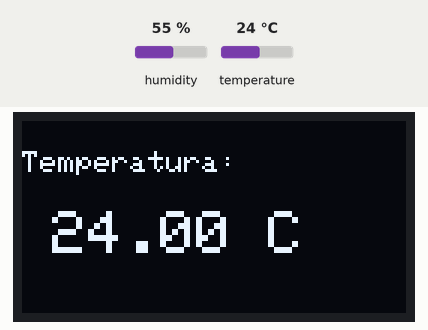
Recording of a program running on a simulated ESP32-S3. Parts: 128×64 one-colour display. The inputs (shaded band) are chosen by the test bench; at power-on: temperature 24 °C, humidity 55 %. WiFi joins after 1.5 s; servers stay silent unless stated; what the program prints to the serial monitor is not drawn.

Above: at 3.2 s.
3.3 s: temperature set to 12 °C
At 4.9 s:
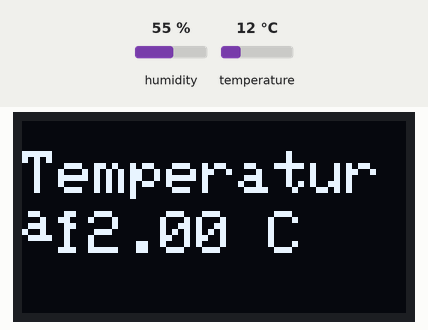
6.1 s: temperature set to 19 °C
At 6.7 s:
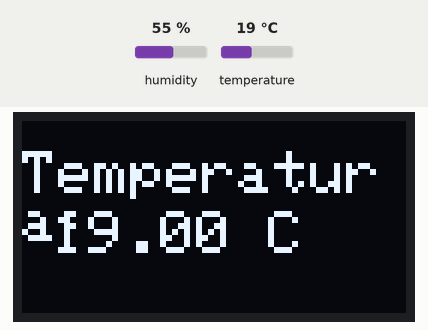
8.9 s: temperature set to 28 °C
At 11.6 s:
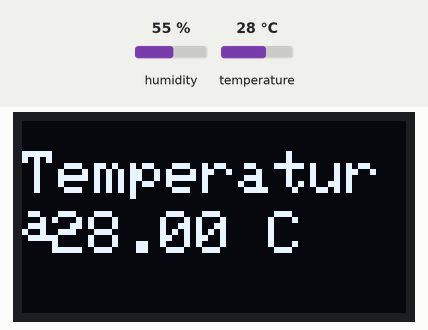
Timing chart, 0 to 13.1 s (numbered marks = the images above; inputs shaded):
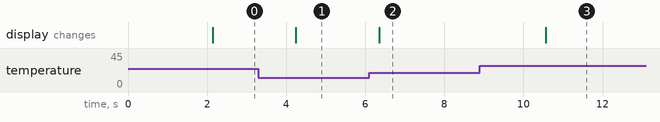

The program:

main.cpp
```cpp
#include <Arduino.h>
#include <Wire.h>
#include <WiFi.h>
#include <WebServer.h>
#include <Adafruit_GFX.h>
#include <Adafruit_SSD1306.h>
#include <Adafruit_AHTX0.h>  // Librería para el sensor AHTX0

// Configuración del display OLED
#define SCREEN_WIDTH 128
#define SCREEN_HEIGHT 64
#define OLED_RESET    -1
Adafruit_SSD1306 display(SCREEN_WIDTH, SCREEN_HEIGHT, &Wire, OLED_RESET);

// Configuración del sensor AHTX0
Adafruit_AHTX0 aht;

// Credenciales de la red WiFi
const char* ssid = "Redmi";
const char* password = "Marti12345";

// Creación del servidor en el puerto 80
WebServer server(80);

// Variable para almacenar la temperatura
float temperatura = 0.0;

// Función para manejar la página web
void handle_root() {
  String HTML = "<!DOCTYPE html>\
  <html>\
  <head>\
      <meta charset='UTF-8'>\
      <meta name='viewport' content='width=device-width, initial-scale=1.0'>\
      <title>Temperatura ESP32</title>\
      <style>\
          body { font-family: Arial, sans-serif; text-align: center; margin: 50px; }\
          h1 { color: #4CAF50; }\
          p { font-size: 20px; }\
      </style>\
  </head>\
  <body>\
      <h1>Medición de Temperatura 🌡️</h1>\
      <p>Temperatura actual: " + String(temperatura) + " °C</p>\
      <p>Dirección IP: " + WiFi.localIP().toString() + "</p>\
  </body>\
  </html>";

  server.send(200, "text/html", HTML);
}

// Configuración inicial del ESP32
void setup() {
    Serial.begin(115200);
    Wire.begin(18, 17);  // Pines SDA y SCL

    // Inicialización del display OLED
    if (!display.begin(SSD1306_SWITCHCAPVCC, 0x3C)) {
        Serial.println("No se encontró la pantalla OLED");
        while (true);
    }
    display.clearDisplay();
    display.setTextSize(1);
    display.setTextColor(WHITE);

    // Inicialización del sensor AHTX0
    if (!aht.begin()) {
        Serial.println("No se encontró el sensor AHTX0");
        while (true);
    }

    // Conexión WiFi
    Serial.print("Conectando a WiFi...");
    WiFi.begin(ssid, password);
    while (WiFi.status() != WL_CONNECTED) {
        delay(1000);
        Serial.print(".");
    }

    Serial.println("\nWiFi conectado con éxito.");
    Serial.print("Dirección IP: ");
    Serial.println(WiFi.localIP());

    // Configuración del servidor
    server.on("/", handle_root);
    server.begin();
    Serial.println("Servidor HTTP iniciado.");
}

// Bucle principal
void loop() {
    // Leer temperatura del AHTX0
    sensors_event_t humidity, temp;
    aht.getEvent(&humidity, &temp); // Obtener temperatura y humedad

    temperatura = temp.temperature; // Extraer el valor de temperatura

    // Mostrar en la pantalla OLED
    display.clearDisplay();
    display.setCursor(0, 10);
    display.println("Temperatura:");
    display.setTextSize(2);
    display.setCursor(10, 30);
    display.print(temperatura);
    display.print(" C");
    display.display();

    // Manejar las peticiones de la web
    server.handleClient();

    // Esperar un poco antes de actualizar la medición
    delay(2000);
}
```

Measured:
- after the input at 3.3 s, the display: changes after 0.95 s (image 1)
- after the input at 6.1 s, the display: changes after 0.25 s (image 2)
- after the input at 8.9 s, the display: changes after 1.7 s (image 3)
